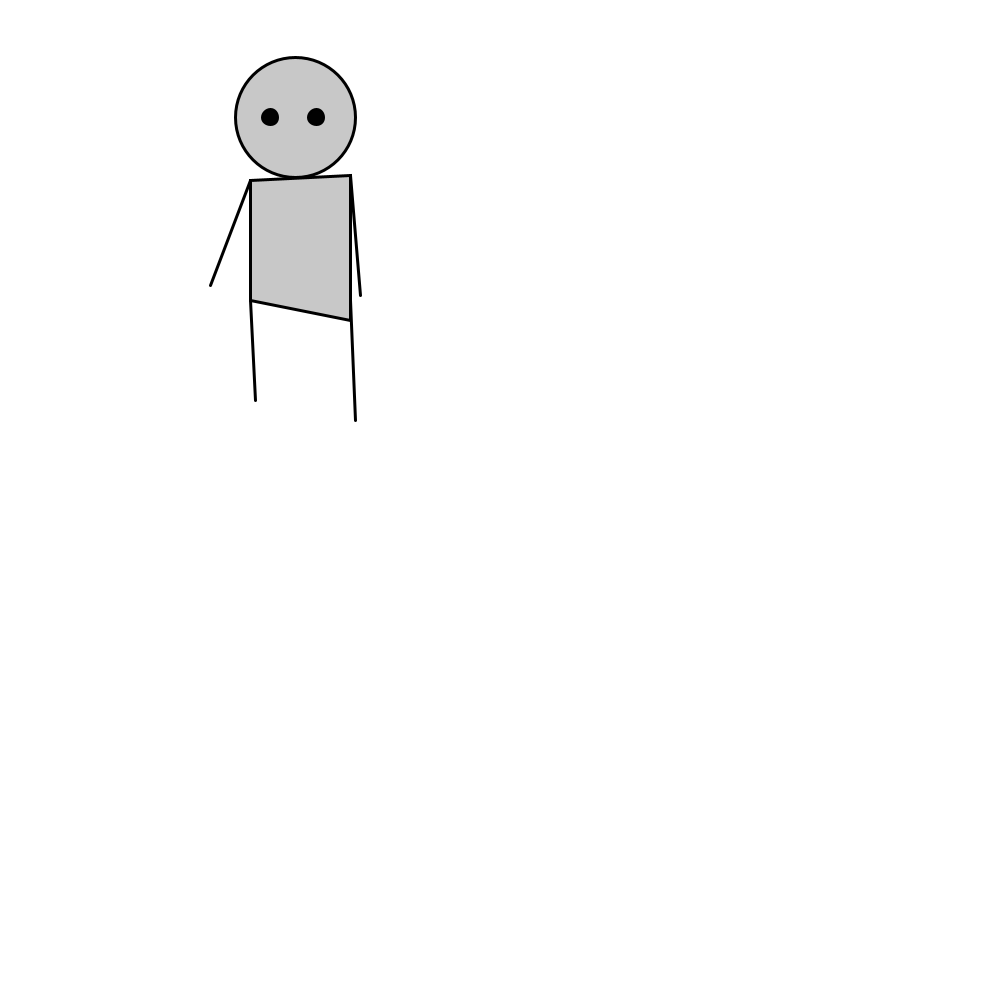
Frame 1 (no input)
Frame 60 (the mouse pressed at the canvas centre just before this capture): identical to frame 1, image omitted
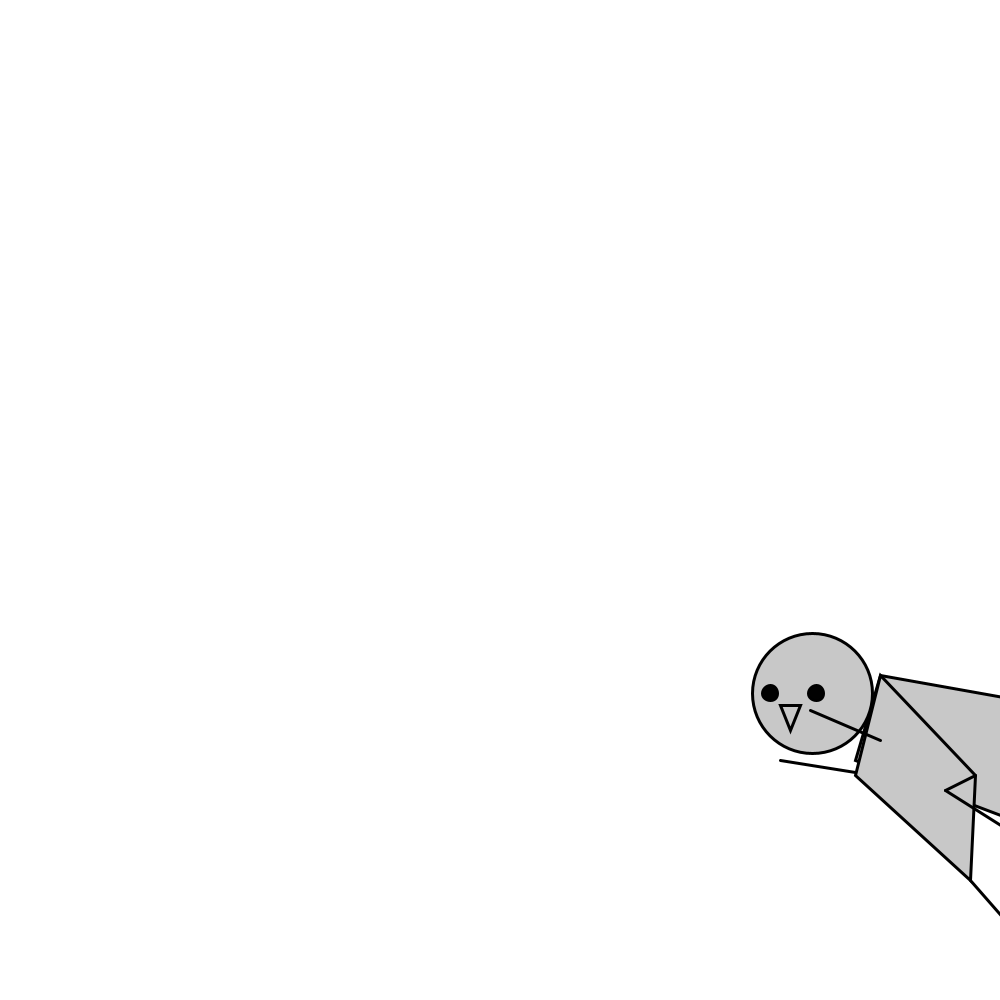
Frame 120 (the mouse held since frame 60 and released just before this capture)

The Processing sketch that drew these frames (run headless with seeded random() and noise(); from frame 60 on, the mouse is pressed at the canvas centre):

// Processing sketch: processing_105648
// ── processing_105648.pde

float x=250;
float y=400;
 
float easing=5;

void setup() {
  size (1000,1000);
  smooth();
}

void draw() {
  if(mousePressed){ 
 background(255,255,255);
 
 
  fill(200);
  strokeWeight(3);
  quad(355+mouseX,260+mouseY,380+mouseX,175+mouseY,520+mouseX,200+mouseY,540+mouseX,330+mouseY);
  quad(355+mouseX,275+mouseY,380+mouseX,175+mouseY,475+mouseX,275+mouseY,470+mouseX,380+mouseY);
  ellipse(312+mouseX,193+mouseY,120,120);
  triangle(280+mouseX,205+mouseY,300+mouseX,205+mouseY,290+mouseX,230+mouseY);
  
  noFill();
stroke(0);
  line(mouseX+380,240+mouseY,310+mouseX,210+mouseY);
  line(355+mouseX,272+mouseY,280+mouseX,260+mouseY);
  line(475+mouseX,275+mouseY,445+mouseX,290+mouseY);
  line(445+mouseX,290+mouseY,540+mouseX,350+mouseY);
  line(470+mouseX,380+mouseY,540+mouseX,460+mouseY);
  
  
  fill(1);
  ellipse(270+mouseX,193+mouseY,15,15);
  ellipse(316+mouseX,193+mouseY,15,15);
    
}
else{
  background(255,255,255);
  
  fill(200);
  strokeWeight(3);
  quad(250+mouseX,180+mouseY,350+mouseX,175+mouseY,350+mouseX,320+mouseY,250+mouseX,300+mouseY);
  ellipse(295+mouseX,117+mouseY,120,120);
  
  noFill();
stroke(0);
  line(mouseX+250,300+mouseY,255+mouseX,400+mouseY);
  line(350+mouseX,300+mouseY,355+mouseX,420+mouseY);
  line(250+mouseX,180+mouseY,210+mouseX,285+mouseY);
  line(350+mouseX,175+mouseY,360+mouseX,295+mouseY);
  
  fill(1);
  ellipse(270+mouseX,117+mouseY,15,15);
  ellipse(316+mouseX,117+mouseY,15,15);
}
  
}
